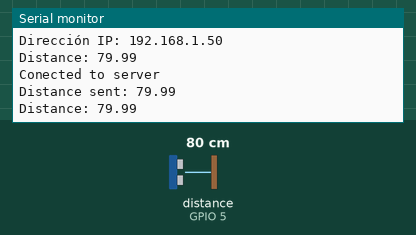
This program was run on a simulated ESP32. Shown: the last lines printed to the serial monitor. Wiring (inferred from the names in the program): ultrasonic range finder: trigger GPIO 18; echo GPIO 5. Inputs (shaded band) come from the test bench; at power-on: distance to the obstacle (sensor on GPIO 5) 80 cm. The echo pulse lasts 58.3 µs per cm; WiFi joins after 1.5 s; servers stay silent unless stated.

Above: at 2.7 s.
2.8 s: distance to the obstacle (sensor on GPIO 5) set to 2 cm
At 3.8 s:
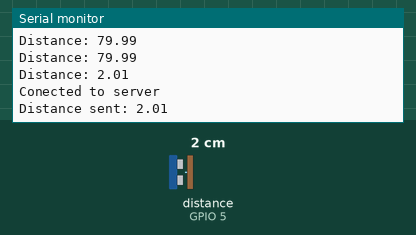
4.3 s: distance to the obstacle (sensor on GPIO 5) set to 4 cm
At 4.8 s:
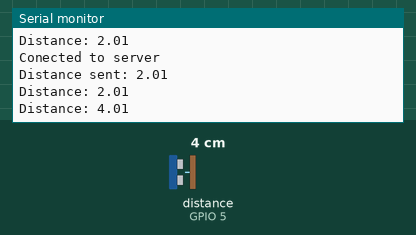
Timing chart, 0 to 7.3 s (numbered marks = the images above; inputs shaded):
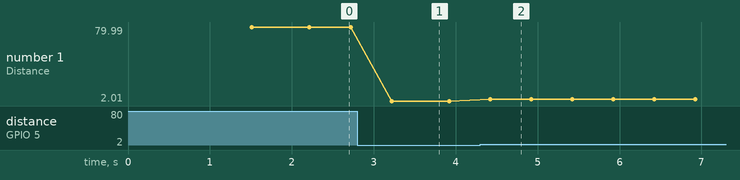

The program:

main.cpp
```cpp
#include <Arduino.h>
#include "WiFiConnectionManager.h"
#include "ClientHandler.h"
#include "UltrasonicSensor.h"

const char* SSID = "TECHLAB";
const char* PASS = "catolica11";
const char* SERVER_IP = "192.168.79.27"; // IP del servidor
const int SERVER_PORT = 8080; // Puerto del servidor

const int TRIGGER_PIN = 18;
const int ECHO_PIN = 5;

WiFiConnectionManager wifiManager(SSID, PASS);
ClientHandler clientHandler(SERVER_IP, SERVER_PORT);
UltrasonicSensor ultrasonicSensor(TRIGGER_PIN, ECHO_PIN);

float previousDistance = 0.0f;

void sendDistanceIfChanged() {
    float currentDistance = ultrasonicSensor.getDistance();
    Serial.print("Distance: ");
    Serial.println(currentDistance);

    // Verifica si hay una diferencia significativa en la distancia antes de enviar
    if (abs(currentDistance - previousDistance) > 5) {
        if (clientHandler.connect()) { // Asegura que el cliente esté conectado
            clientHandler.sendDistance(currentDistance); // Envía la distancia
            previousDistance = currentDistance; // Actualiza la distancia previa
        }
    }
}

void setup() {
    Serial.begin(115200);
    wifiManager.connect();
    ultrasonicSensor.setup();
}

void loop() {
    sendDistanceIfChanged();
    delay(500);
}
```

ClientHandler.h
```cpp
#ifndef CLIENTHANDLER_H
#define CLIENTHANDLER_H

#include <WiFi.h>

class ClientHandler {
private:
    WiFiClient client;
    const char* SERVERIP;
    const int SERVERPORT;

public:
    ClientHandler(const char* ip, int port);
    bool connect();
    void sendDistance(float distance);
    String receiveCommand();
};

#endif
```

UltrasonicSensor.h
```cpp
#ifndef ULTRASONICSENSOR_H
#define ULTRASONICSENSOR_H

#include <Arduino.h>

class UltrasonicSensor {
private:
    const int triggerPin;
    const int echoPin;

public:
    UltrasonicSensor(int trigger, int echo);
    void setup();
    float getDistance();
};

#endif
```

WiFiConnectionManager.h
```cpp
#ifndef WIFICONNECTIONMANAGER_H
#define WIFICONNECTIONMANAGER_H

#include <WiFi.h>

class WiFiConnectionManager {
private:
    const char* SSID;
    const char* PASS;

public:
    WiFiConnectionManager(const char* wifiSSID, const char* wifiPass);
    void connect();
};

#endif
```

ClientHandler.cpp
```cpp
#include "ClientHandler.h"

// Constructor que inicializa la dirección IP del servidor y el puerto
ClientHandler::ClientHandler(const char* ip, int port) : SERVERIP(ip), SERVERPORT(port) {}

// Método para conectarse al servidor
bool ClientHandler::connect() {
    if (!client.connected()) {  // Solo intenta conectar si no está conectado
        if (client.connect(SERVERIP, SERVERPORT)) {
            Serial.println("Conected to server");
            return true;
        } else {
            Serial.println("Conection to server failed");
            return false;
        }
    }
    return true;  // Ya está conectado
}

// Método para enviar la distancia al servidor
void ClientHandler::sendDistance(float distance) {
    if (connect()) {  // Asegúrate de que estamos conectados antes de enviar
        String message = "SENSOR:" + String(distance);  // Mensaje a enviar
        client.println(message);  // Usa println para agregar un salto de línea
        Serial.print("Distance sent: ");
        Serial.println(distance);
    } else {
        Serial.println("Unable to send distance to server");
    }
}

// Método para recibir comandos del servidor
String ClientHandler::receiveCommand() {
    String command = "";  // Variable para almacenar el comando

    if (client.available()) {  // Verifica si hay datos disponibles
        command = client.readStringUntil('\n');  // Lee hasta el salto de línea
        Serial.print("Recieved Command: ");
        Serial.println(command);
    }
    return command;  // Devuelve el comando recibido
}
```

UltrasonicSensor.cpp
```cpp
#include "UltrasonicSensor.h"

// Constructor que inicializa los pines del sensor
UltrasonicSensor::UltrasonicSensor(int trigger, int echo)
    : triggerPin(trigger), echoPin(echo) {}

// Método para configurar el sensor
void UltrasonicSensor::setup() {
    pinMode(triggerPin, OUTPUT);  // Configura el pin del trigger como salida
    pinMode(echoPin, INPUT);      // Configura el pin del echo como entrada
}

// Método para obtener la distancia en centímetros
float UltrasonicSensor::getDistance() {
    digitalWrite(triggerPin, LOW);
    delayMicroseconds(2);
    digitalWrite(triggerPin, HIGH);
    delayMicroseconds(10);
    digitalWrite(triggerPin, LOW);

    long duration = pulseIn(echoPin, HIGH);
    float distance = (duration * 0.0343) / 2;

    return distance;
}
```

WiFiConnectionManager.cpp
```cpp
#include "WiFiConnectionManager.h"

// Constructor que inicializa el SSID y la contraseña
WiFiConnectionManager::WiFiConnectionManager(const char* wifiSSID, const char* wifiPass)
    : SSID(wifiSSID), PASS(wifiPass) {}

// Método para conectar al WiFi
void WiFiConnectionManager::connect() {
    Serial.print("Conectando a la red WiFi: ");
    Serial.println(SSID);

    WiFi.begin(SSID, PASS);  // Inicia la conexión al WiFi

    // Espera a que la conexión se establezca
    while (WiFi.status() != WL_CONNECTED) {
        delay(500);  // Espera medio segundo
        Serial.print(".");  // Indica que está intentando conectar
    }

    Serial.println("\nConectado al WiFi");
    Serial.print("Dirección IP: ");
    Serial.println(WiFi.localIP());  // Muestra la dirección IP asignada
}
```

Measured:
- after the input at 2.8 s, the serial monitor: prints a new line after 0.42 s (image 1)
- after the input at 4.3 s, the serial monitor: prints a new line after 0.12 s (image 2)
- plotted number 1: 79.99 → 2.01 after the input at 2.8 s, 2.01 → 4.01 after the input at 4.3 s
